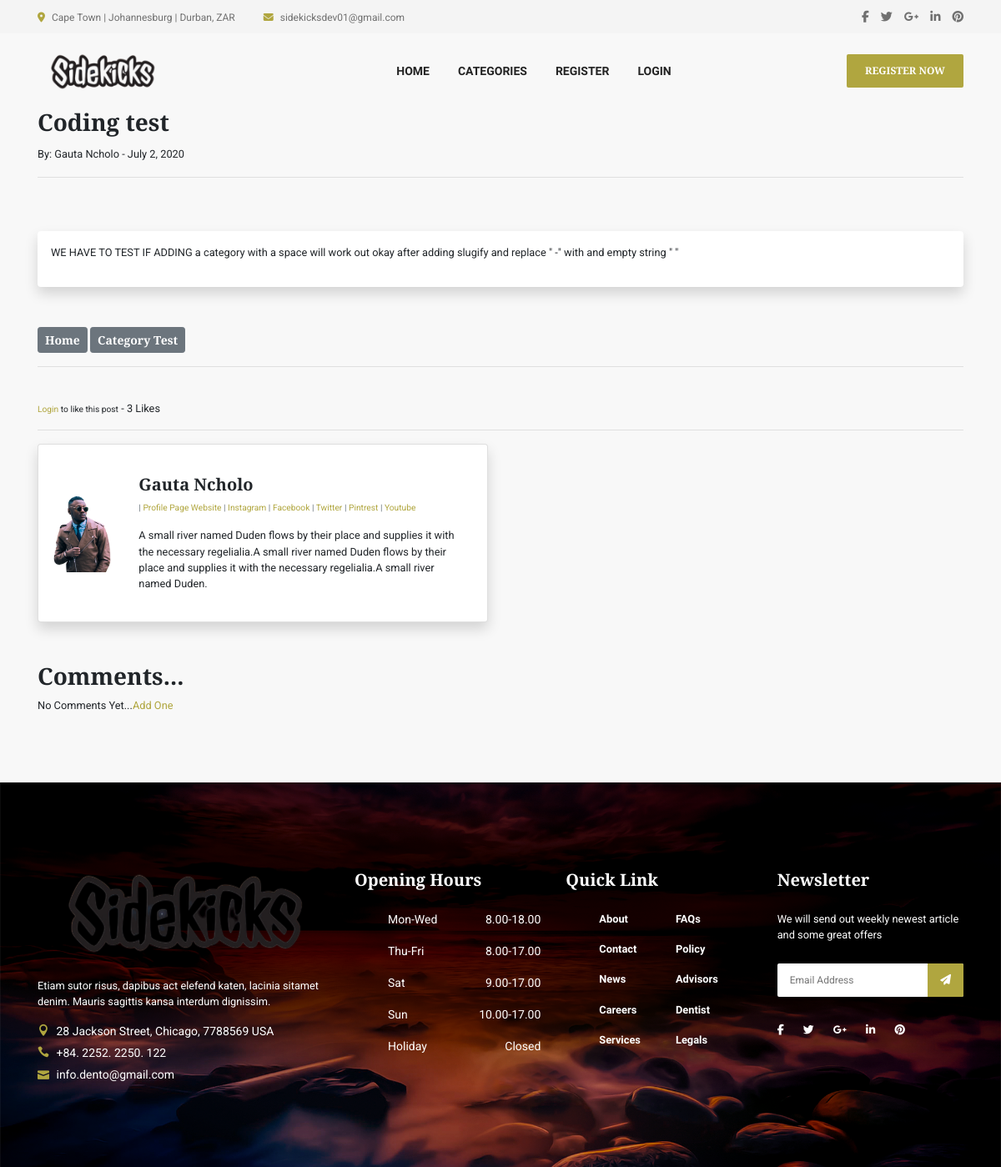
/article/7, run on the app's committed database.
### myblog/models.py (models this page shows, shortened)
class Post(models.Model):
    title = models.CharField(max_length=255)
    header_image = models.ImageField(null=True, blank=True, upload_to="images/")
    title_tag = models.CharField(max_length=255)
    author = models.ForeignKey(User, on_delete=models.CASCADE)
    body = RichTextField(blank=True, null=True)
    post_date = models.DateField(auto_now_add=True)
    category = models.CharField(max_length=255, default='coding')
    snippet = models.CharField(max_length=255, null=True, blank=True)
    likes = models.ManyToManyField(User, related_name="blog_posts")
    def total_likes(self):
        return self.likes.count()

class Profile(models.Model):
    user = models.OneToOneField(User, null=True, on_delete=models.CASCADE)
    bio = models.TextField()
    profile_pic = models.ImageField(null=True, blank=True, upload_to="images/profile/")
    website_url = models.CharField(max_length=255, null=True, blank=True)
    instagram_url = models.CharField(max_length=255, null=True, blank=True)
    facebook_url = models.CharField(max_length=255, null=True, blank=True)
    twitter_url = models.CharField(max_length=255, null=True, blank=True)
    pintrerest_url = models.CharField(max_length=255, null=True, blank=True)
    youtube_url = models.CharField(max_length=255, null=True, blank=True)

### myblog/views.py (the view)
# urls.py: path('article/<int:pk>', ArticleDetailView.as_view(), name="article-detail"),
class ArticleDetailView(DetailView):
    model = Post
    template_name = 'article_details.html'
    def get_context_data(self, *args, **kwargs):
        cat_menu = Category.objects.all()
        context = super(ArticleDetailView, self).get_context_data( *args, **kwargs)
        stuff = get_object_or_404(Post, id=self.kwargs['pk'])
        total_likes = stuff.total_likes()
        liked = False
        if stuff.likes.filter(id=self.request.user.id).exists():
            liked = True
        context["cat_menu"] = cat_menu
        context["total_likes"] = total_likes
        context["liked"] = liked
        return context

### myblog/templates/article_details.html (shortened to what this page needs)
{% extends 'base.html' %}
{% load static %}
{% block content %}
<h3 class="userid">{{ post.title }}</h3>
<small>By:
  {{ post.author.first_name }}
  {{ post.author.last_name }} -
  {{ post.post_date }}
<hr>
<br />
<br>
<div class="shadow p-3 mb-5 bg-white rounded">
  <p class="details">{{ post.body|safe }}</p>
</div>
<a href="{% url 'home' %}" class="btn btn-secondary btn-sm">Home</a>
<a href="{% url 'category' post.category|slugify %}" class="btn btn-secondary btn-sm">{{ post.category|title  }}</a>
<br>
<hr>
<br>
<form action="{% url 'like_post' post.pk %}" method="POST">
  {% if user.is_authenticated %}
  {% if liked %}
  <button type="submit" , name="post_id" , value="{{ post.id }}" , class="btn btn-danger btn-sm">Unlike</button>
  {% else %}
  <button type="submit" , name="post_id" , value="{{ post.id }}" , class="btn btn-primary btn-sm">Like</button>
  {% endif %}
  {% else %}
  <small><a href="{% url 'login' %}">Login</a> to like this post</small>
  {% endif %}
  - {{ total_likes }} Likes
</form>
<hr>
<div class="card mb-3 shadow p-3 mb-5 bg-white rounded" style="max-width: 540px;">
  <div class="row no-gutters">
    <div class="col-md-2">
      <br><br>
      {% if post.author.profile.profile_pic %}
      <img src="{{ post.author.profile.profile_pic.url }}" class="card-img userpic">
      {% else %}
      <img src="{% static 'myblog/images/img01.png'%}" class="card-img userpic">
      {% endif %}
    </div>
    <div class="col-md-10">
      <div class="card-body">
        <h5 class="userid">
          {{ post.author.first_name }}
          {{ post.author.last_name }}
        </h5>
        <p class="small text-muted">
          | <a href="{% url 'show_profile_page' post.author.profile.id %}">Profile Page</a>
          {% if post.author.profile.website_url %}
          <a href="{{ post.author.profile.website_url }}">Website</a>
          {% endif %}
          {% if post.author.profile.instagram_url %}
          | <a href="{{ post.author.profile.instagram_url }}">Instagram</a>
          {% endif %}
          {% if post.author.profile.facebook_url %}
          | <a href="{{ post.author.profile.facebook_url }}">Facebook</a>
          {% endif %}
          {% if post.author.profile.twitter_url %}
          | <a href="{{ post.author.profile.twitter_url }}">Twitter</a>
          {% endif %}
          {% if post.author.profile.pintrerest_url %}
          | <a href="{{ post.author.profile.pintrerest_url }}">Pintrest</a>
          {% endif %}
          {% if post.author.profile.youtube_url %}
          | <a href="{{ post.author.profile.youtube_url }}">Youtube</a>
          {% endif %}
        </p>
        {% if  post.author.profile.bio %}
        <p class="card-text">{{ post.author.profile.bio }}</p>
        {% else %}
        <p class="card-text">Working on my bio...</p>
        {% endif %}
      </div>
    </div>
  </div>
</div>
<H3 class="userid">Comments...</H3>
{% if not post.comments.all %}
<p>No Comments Yet...<a href="{% url 'add_comment' post.pk %}">Add One</a>
  <br><br></p>
{% endif %}
<br><br>
{% endblock %}

### static/myblog/css/style.css (style rules this page uses)
h2, h3, h5 { font-family: 'Zilla Slab', serif; font-weight: 600; }
.btn { font-family: 'Zilla Slab', serif; font-weight: 600; }
a { color: #b0a63f; }
body { background-color: #f8f8f8; }

### static/myblog/css/default-assets/classy-nav.css (style rules this page uses)
body { font-family: "Roboto", sans-serif; }
img { height: auto; max-width: 100%; }

### data on the page
Post: title "Coding test", author.first_name "Gauta", author.last_name "Ncholo", post_date "July 2, 2020", body "WE HAVE TO TEST IF ADDING a category with a space will work out okay after adding slugify and replace \" -\" with and empty string \" \"", category "Category Test", author.profile.profile_pic (picture), author.profile.bio "A small river named Duden flows by their place and supplies it with the necessary regelialia.A small river named Duden flows by their place and supplies it with the necessary regelialia.A small river named Duden."

### other printed values
{{ total_likes }} "3"
